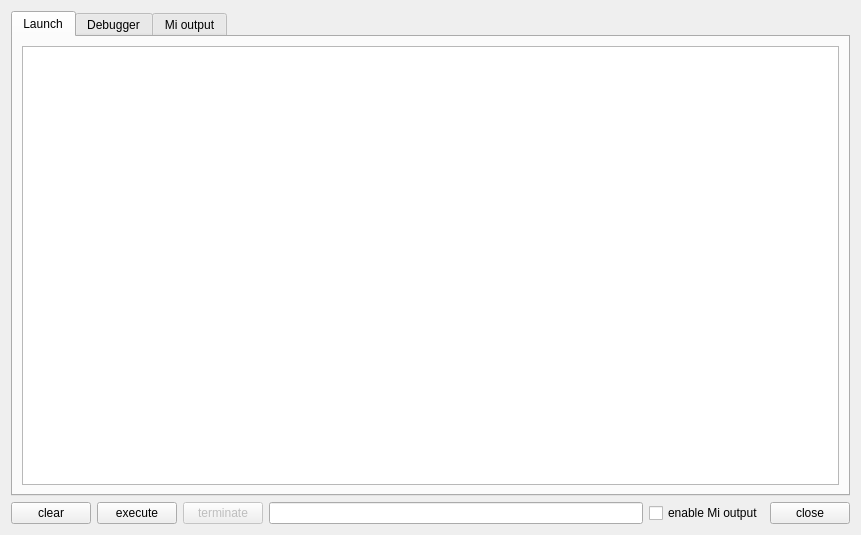
<?xml version="1.0" encoding="UTF-8"?>
<ui version="4.0">
 <class>DebugOutput</class>
 <widget class="QWidget" name="DebugOutput">
  <property name="geometry">
   <rect>
    <x>0</x>
    <y>0</y>
    <width>861</width>
    <height>535</height>
   </rect>
  </property>
  <layout class="QVBoxLayout" name="verticalLayout">
   <item>
    <widget class="QTabWidget" name="tabWidget">
     <property name="currentIndex">
      <number>0</number>
     </property>
     <widget class="QWidget" name="launchTab">
      <attribute name="title">
       <string>Launch</string>
      </attribute>
      <layout class="QVBoxLayout" name="verticalLayout_2">
       <item>
        <widget class="QPlainTextEdit" name="launchTextEdit"/>
       </item>
      </layout>
     </widget>
     <widget class="QWidget" name="debuggerTab">
      <attribute name="title">
       <string>Debugger</string>
      </attribute>
      <layout class="QVBoxLayout" name="verticalLayout_3">
       <item>
        <widget class="QPlainTextEdit" name="debuggerTextEdit"/>
       </item>
      </layout>
     </widget>
     <widget class="QWidget" name="miTab">
      <attribute name="title">
       <string>Mi output</string>
      </attribute>
      <layout class="QVBoxLayout" name="verticalLayout_4">
       <item>
        <widget class="QPlainTextEdit" name="miTextEdit"/>
       </item>
      </layout>
     </widget>
    </widget>
   </item>
   <item>
    <layout class="QHBoxLayout" name="horizontalLayout_2">
     <item>
      <widget class="QPushButton" name="clearPushButton">
       <property name="text">
        <string>clear</string>
       </property>
      </widget>
     </item>
     <item>
      <widget class="QPushButton" name="debugCommandPushButton">
       <property name="text">
        <string>execute</string>
       </property>
      </widget>
     </item>
     <item>
      <widget class="QPushButton" name="terminateDebugButton">
       <property name="enabled">
        <bool>false</bool>
       </property>
       <property name="text">
        <string>terminate</string>
       </property>
      </widget>
     </item>
     <item>
      <widget class="QLineEdit" name="debugCommandLineEdit"/>
     </item>
     <item>
      <widget class="QCheckBox" name="fdbMiOutEnabledCheckBox">
       <property name="text">
        <string>enable Mi output</string>
       </property>
      </widget>
     </item>
     <item>
      <widget class="QPushButton" name="closeButton">
       <property name="text">
        <string>close</string>
       </property>
      </widget>
     </item>
    </layout>
   </item>
  </layout>
 </widget>
 <resources/>
 <connections/>
</ui>
